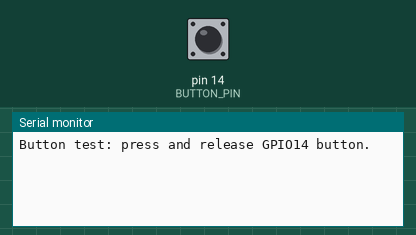
Bench run of a sketch on a simulated Arduino Uno, built with avr-gcc and run on an emulated ATmega328P. Parts: the last lines printed to the serial monitor. Inputs (shaded band) come from the test bench; at power-on: pin 14 (BUTTON_PIN) HIGH.

Above: at 1.2 s.
1.3 s: pin 14 (BUTTON_PIN) pulled LOW for 0.15 s
At 2.0 s:
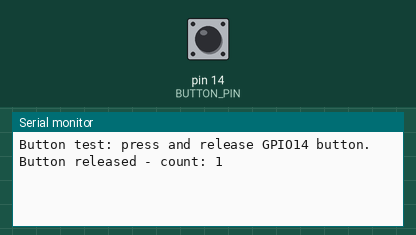
2.9 s: pin 14 (BUTTON_PIN) pulled LOW for 1 s
At 4.5 s:
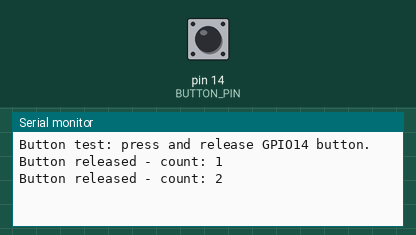
5.4 s: pin 14 (BUTTON_PIN) pulled LOW for 0.15 s
At 6.3 s:
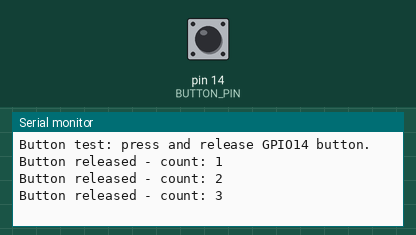

Measured:
- after the input at 1.3 s, the serial monitor: prints a new line after 0.17 s (image 1)
- after the input at 2.9 s, the serial monitor: prints a new line after 1.0 s (image 2)
- after the input at 5.4 s, the serial monitor: prints a new line after 0.17 s (image 3)

The sketch:

PushButtonTest01.ino
```cpp
#include <Arduino.h>

const int BUTTON_PIN = 14;
const unsigned long DEBOUNCE_MS = 25;
bool rawState, stableState;
unsigned long changedAt = 0, count = 0;

void setup() {
  Serial.begin(115200);
  pinMode(BUTTON_PIN, INPUT_PULLUP);
  rawState = stableState = digitalRead(BUTTON_PIN);
  Serial.println("Button test: press and release GPIO14 button.");
}

void loop() {
  bool reading = digitalRead(BUTTON_PIN);
  unsigned long now = millis();

  if (reading != rawState) {
    rawState = reading;
    changedAt = now;
  }

  if (rawState != stableState && now - changedAt >= DEBOUNCE_MS) {
    bool previous = stableState;
    stableState = rawState;
    if (previous == LOW && stableState == HIGH) {
      Serial.print("Button released - count: ");
      Serial.println(++count);
    }
  }
}
```
